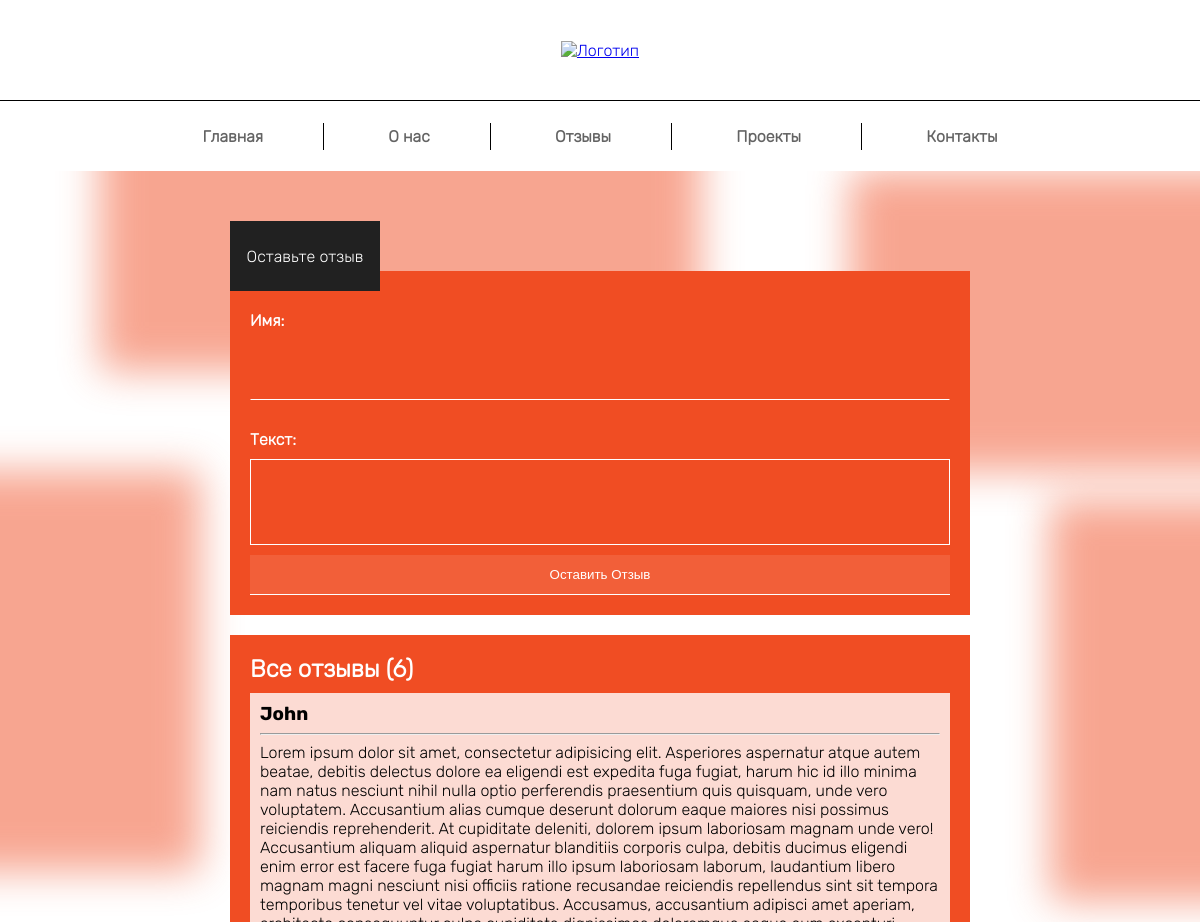
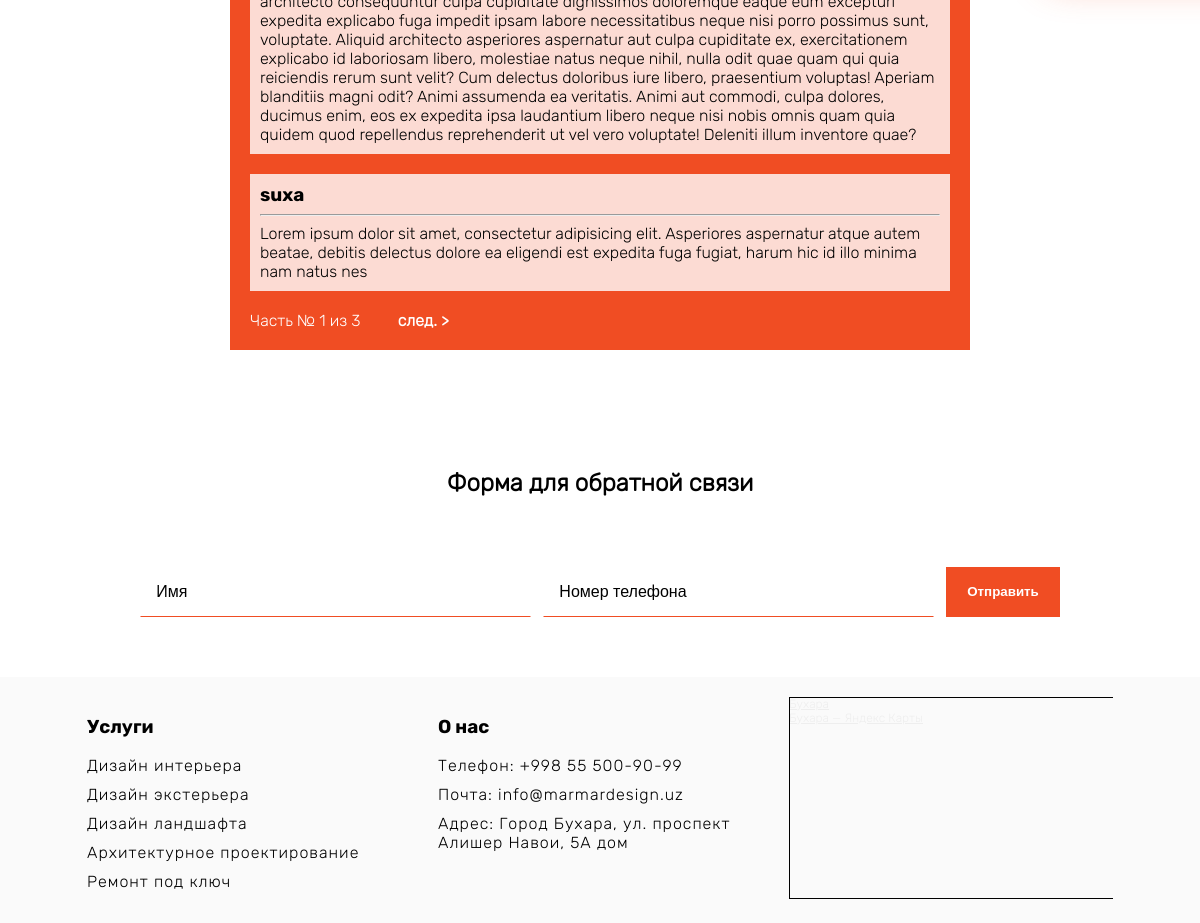
The app's page /reviews/ with its own data (2 pictures, top to bottom).
### marmarapp/models.py (models this page shows, shortened)
class Review(models.Model):
    name = models.CharField(max_length=20)
    text = models.TextField()

### marmarapp/views.py (the view)
# urls.py: path('reviews/', reviews, name='reviews_url'),
def reviews(request):
    reviews = Review.objects.all()
    paginator = Paginator(
        reviews,
        2,
        orphans=0,
        allow_empty_first_page=False,
    )
    page_num = request.GET.get('page')
    page = paginator.get_page(page_num)
    return render(request,'reviews.html',
                  {
                      'reviews':reviews,
                      'page':page,
                      'paginator':paginator
                  })

### marmarapp/templates/reviews.html (shortened to what this page needs)
{% extends 'base.html' %}
{% block content %}
    <section class="reviews-form">
        <form action="{% url 'get_review_url' %}" method="GET" class="rform">
            <label>Имя:</label>
            <input type="text" name="name" required>
            <label>Текст:</label>
            <textarea name="text" rows="3" maxlength="200" required></textarea>
            <button>Оставить Отзыв</button>
        </form>
        <div class="reviews">
            <h1>Все отзывы ({{ page.paginator.count }})</h1>
            {% for item in page %}
            <div class="ureviews">
                <h3>{{ item.name }}</h3>
                <hr>
                <p>
                    {{ item.text }}
                </p>
            </div>
            {% endfor %}
            <div style="margin-top: 10px" class="paginator">
                    <span style="text-decoration: none;color: white">Часть № {{ page.number }} из {{ paginator.num_pages }}</span>
                    {% if page.has_next %}
                        <b><a href="?page={{ page.next_page_number }}" style="text-decoration: none;color: white"> след. &gt;</a></b>
                    {% endif %}
            </div>
        </div>
        <div class="rec1"></div>
        <div class="rec2">
            Оставьте отзыв
        </div>
        <div class="rec3"></div>
        <div class="rec5"></div>
    </section>
{% endblock content %}

### marmarapp/static/index.css (style rules this page uses)
body { margin: 0; padding: 0; font-family: "rubik-italic"; }
* h3 { font-family: "rubik-bold"; }
.reviews-form { width: auto; height: 1200px; padding: 0px 128px; display: flex; justify-content: center; flex-direction: column; align-items: center; position: relative; overflow: hidden; }
.rec2 { width: 150px; height: 70px; background-color: #212121; position: absolute; left: 230px; top: 50px; color: white; display: flex; justify-content: center; align-items: center; z-index: 2; }
.rec1 { width: 300px; height: 400px; background-color: #F04D23; position: absolute; left: -100px; top: 300px; opacity: 0.5; z-index: -1; filter: blur(20px); }
.rec5 { width: 200px; height: 400px; background-color: #F04D23; position: absolute; right: -50px; top: 330px; opacity: 0.5; z-index: -1; filter: blur(20px); }
.rec3 { width: 400px; height: 300px; background-color: #F04D23; position: absolute; right: -50px; top: 0px; opacity: 0.5; z-index: -1; filter: blur(20px); }
.rform { width: 700px; height: auto; padding: 20px; background-color: #F04D23; transition: 0.3s; display: flex; flex-direction: column; justify-content: center; }
.rform input { border: 1px solid rgba(255,255,255,0); border-bottom: 1px solid #fff; padding: 15px; transition: 0.1s; font-size: 16px; background-color: rgba(255,255,255,0); color: white; margin: 10px 0; }
.rform label { margin: 20px 0px 10px 0px; color: white; font-weight: 900; }
.rform textarea { border: 1px solid rgba(255,255,255,1); padding: 15px; transition: 0.1s; font-size: 16px; background-color: rgba(255,255,255,0); color: white; resize: none; }
.rform button { width: auto; height: 40px; background-color: rgba(255,255,255,0.1); border: none; margin-top: 10px; color: white; transition: 0.3s; border-bottom: 1px solid white; }
.reviews { width: 700px; height: auto; padding: 20px; background-color: #F04D23; transition: 0.3s; display: flex; flex-direction: column; justify-content: center; margin-top: 20px; }
.reviews h1 { margin: 0; color: white; }
.ureviews { width: auto; height: auto; padding: 10px; background-color:rgba(255,255,255,0.8); margin: 10px 0; }
.ureviews h3,p { margin: 0; }

### records on screen
Review: name "John", text "Lorem ipsum dolor sit amet, consectetur adipisicing elit. Asperiores aspernatur atque autem beatae, debitis delectus dolore ea eligendi est expedita fuga fugiat, harum hic id illo minima nam natus nesciunt nihil nulla optio perferendis praesentium quis quisquam, unde vero voluptatem. Accusantium alias cumque deserunt dolorum eaque maiores nisi possimus reiciendis reprehenderit. At cupiditate deleniti, dolorem ipsum laboriosam magnam unde vero! Accusantium aliquam aliquid aspernatur blanditiis corporis culpa, debitis ducimus eligendi enim error est facere fuga fugiat harum illo ipsum laboriosam laborum, laudantium libero magnam magni nesciunt nisi officiis ratione recusandae reiciendis…"
Review: name "suxa", text "Lorem ipsum dolor sit amet, consectetur adipisicing elit. Asperiores aspernatur atque autem beatae, debitis delectus dolore ea eligendi est expedita fuga fugiat, harum hic id illo minima nam natus nes"

### other values on screen
{{ page.paginator.count }} "6"
{{ page.number }} "1"
{{ paginator.num_pages }} "3"
